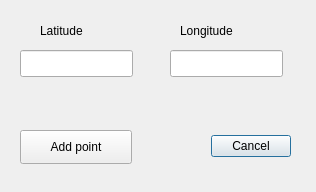
<?xml version="1.0" encoding="UTF-8"?>
<ui version="4.0">
 <class>PointByLatLonDialogBase</class>
 <widget class="QDialog" name="PointByLatLonDialogBase">
  <property name="geometry">
   <rect>
    <x>0</x>
    <y>0</y>
    <width>316</width>
    <height>192</height>
   </rect>
  </property>
  <property name="windowTitle">
   <string>PointByLatLon</string>
  </property>
  <widget class="QDialogButtonBox" name="button_box">
   <property name="geometry">
    <rect>
     <x>180</x>
     <y>130</y>
     <width>111</width>
     <height>32</height>
    </rect>
   </property>
   <property name="orientation">
    <enum>Qt::Horizontal</enum>
   </property>
   <property name="standardButtons">
    <set>QDialogButtonBox::Cancel</set>
   </property>
  </widget>
  <widget class="QLineEdit" name="leLat">
   <property name="geometry">
    <rect>
     <x>20</x>
     <y>50</y>
     <width>113</width>
     <height>27</height>
    </rect>
   </property>
  </widget>
  <widget class="QLineEdit" name="leLon">
   <property name="geometry">
    <rect>
     <x>170</x>
     <y>50</y>
     <width>113</width>
     <height>27</height>
    </rect>
   </property>
  </widget>
  <widget class="QLabel" name="lLat">
   <property name="geometry">
    <rect>
     <x>40</x>
     <y>20</y>
     <width>70</width>
     <height>21</height>
    </rect>
   </property>
   <property name="text">
    <string>Latitude</string>
   </property>
  </widget>
  <widget class="QLabel" name="lLon">
   <property name="geometry">
    <rect>
     <x>180</x>
     <y>20</y>
     <width>101</width>
     <height>21</height>
    </rect>
   </property>
   <property name="text">
    <string>Longitude</string>
   </property>
  </widget>
  <widget class="QPushButton" name="pbAddPoint">
   <property name="geometry">
    <rect>
     <x>20</x>
     <y>130</y>
     <width>112</width>
     <height>34</height>
    </rect>
   </property>
   <property name="text">
    <string>Add point</string>
   </property>
  </widget>
 </widget>
 <resources/>
 <connections>
  <connection>
   <sender>button_box</sender>
   <signal>accepted()</signal>
   <receiver>PointByLatLonDialogBase</receiver>
   <slot>accept()</slot>
   <hints>
    <hint type="sourcelabel">
     <x>20</x>
     <y>20</y>
    </hint>
    <hint type="destinationlabel">
     <x>20</x>
     <y>20</y>
    </hint>
   </hints>
  </connection>
  <connection>
   <sender>button_box</sender>
   <signal>rejected()</signal>
   <receiver>PointByLatLonDialogBase</receiver>
   <slot>reject()</slot>
   <hints>
    <hint type="sourcelabel">
     <x>20</x>
     <y>20</y>
    </hint>
    <hint type="destinationlabel">
     <x>20</x>
     <y>20</y>
    </hint>
   </hints>
  </connection>
 </connections>
</ui>
